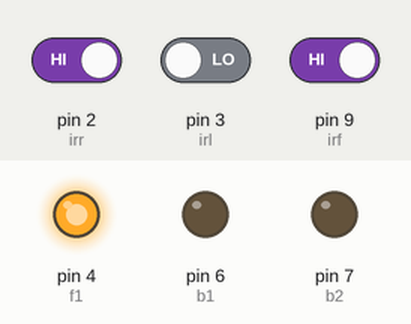
Recording of a sketch running on a simulated Arduino Uno, built with avr-gcc and run on an emulated ATmega328P. On the bench: output pins drawn as LEDs (lit = HIGH). Inputs (shaded band) come from the test bench; at power-on: pin 9 (irf) HIGH, pin 2 (irr) HIGH, pin 3 (irl) LOW. Pins used as bus, display or sensor lines are not drawn.

Above: at 1.2 s.
1.3 s: pin 9 (irf) driven LOW
At 1.7 s:
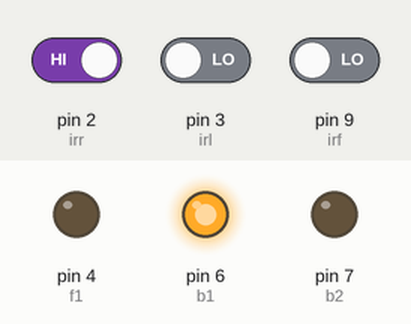
4.3 s: pin 2 (irr) driven LOW
At 5.3 s:
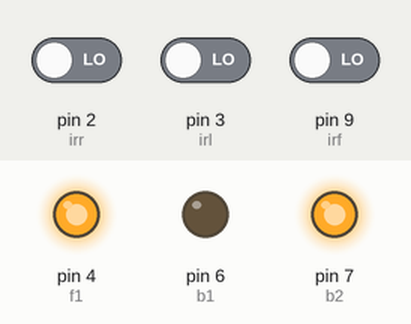
7.3 s: pin 2 (irr) driven HIGH
At 8.2 s:
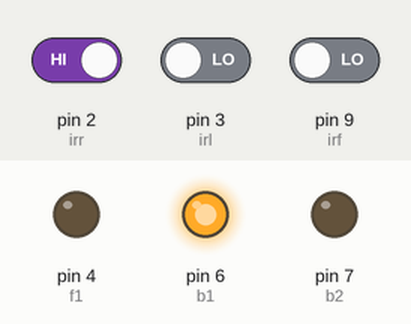
10.3 s: pin 3 (irl) driven HIGH
At 11.1 s:
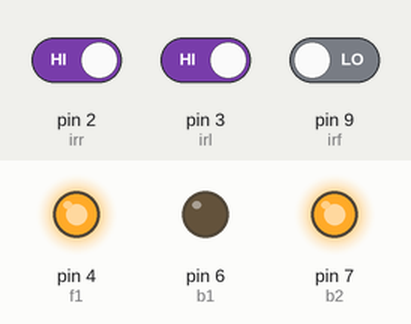
Timing chart, 0 to 13.3 s (numbered marks = the images above; inputs shaded):
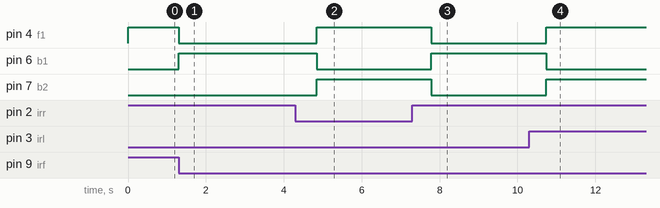

Measured:
- after the input at 1.3 s, pin 4 (f1): HIGH → LOW at once; pin 6 (b1): LOW → HIGH at once
- after the input at 4.3 s, pin 4 (f1), pin 7 (b2): LOW → HIGH after 0.54 s; pin 6 (b1): HIGH → LOW after 0.54 s
- after the input at 7.3 s, pin 4 (f1), pin 7 (b2): HIGH → LOW after 0.49 s; pin 6 (b1): LOW → HIGH after 0.49 s
- after the input at 10.3 s, pin 4 (f1), pin 7 (b2): LOW → HIGH after 0.44 s; pin 6 (b1): HIGH → LOW after 0.44 s

The sketch:

robomaze.ino
```cpp
const int irr = 2;
const int irl = 3;
const int f1 = 4;
const int f2 = 5;
const int b1 = 6;
const int b2 = 7;
const int irf = 9;
//const int echoPin = 10;
// defines variables
long duration;
int distance;

void setup() {
//Ir sensors
  pinMode(irr, INPUT);
  pinMode(irl, INPUT);
  pinMode(irf, INPUT );

/*Ultrasound
  pinMode(trigPin, OUTPUT); // Sets the trigPin as an Output
  pinMode(echoPin, INPUT); // Sets the echoPin as an Input
  Serial.begin(9600); // Starts the serial communication*/

//Motors
  pinMode(f1, OUTPUT);
  pinMode(f2, OUTPUT);
  pinMode(b1, OUTPUT);
  pinMode(b2, OUTPUT);
}

void loop() {
  digitalWrite(f1, HIGH);
  digitalWrite(f2, HIGH);
  // Clears the trigPin
  //digitalWrite(trigPin, LOW);
  //delayMicroseconds(2);
  // Sets the trigPin on HIGH state for 10 micro seconds
  //digitalWrite(trigPin, HIGH);
  //delayMicroseconds(10);
  //digitalWrite(trigPin, LOW);
  // Reads the echoPin, returns the sound wave travel time in microseconds
  //duration = pulseIn(echoPin, HIGH);
  // Calculating the distance
 // distance= duration*0.034/2;
  if (!digitalRead(irf))
  {
    //put random here
    if (!digitalRead(irr)) //right
    {


      digitalWrite(f1, HIGH);
      digitalWrite(f2, LOW);
      digitalWrite(b1, LOW);
      digitalWrite(b2, HIGH);
      delay(590);
      digitalWrite(f1, LOW);
      digitalWrite(b2, LOW);
      digitalWrite(f2, LOW);
      digitalWrite(b1, LOW);
    }

    else if (!digitalRead(irl))
    {
       digitalWrite(f1, LOW);
      digitalWrite(f2, HIGH);
      digitalWrite(b1, HIGH);
      digitalWrite(b2, LOW);
      delay(590);
      digitalWrite(f2, LOW);
      digitalWrite(b1, LOW);
      digitalWrite(f1, LOW);
      digitalWrite(b2, LOW);
    }
    else if (!digitalRead(irl)&&!digitalRead(irr))
    {
      digitalWrite(f1, LOW);
      digitalWrite(f2, HIGH);
      digitalWrite(b1, HIGH);
      digitalWrite(b2, LOW);
      delay(590);
      digitalWrite(f1, LOW);
      digitalWrite(b2, LOW);
      digitalWrite(f2, LOW);
      digitalWrite(b1, LOW);

    }
    else
    {
      digitalWrite(f1,HIGH);
      digitalWrite(f2,LOW );
      digitalWrite(b1,LOW);
      digitalWrite(b2,HIGH);
      delay(1180);
      digitalWrite(f1,LOW);
      digitalWrite(f2,LOW);
      digitalWrite(b1,LOW);
      digitalWrite(b2,LOW);

    }
  }
//  // Prints the distance on the Serial Monitor
//  Serial.print("Distance: ");
//  Serial.println(distance);
}
```
